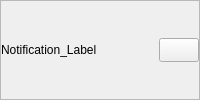
           <widget class="QWidget" name="notificationWiget" native="true">
            <property name="maximumSize">
             <size>
              <width>16777215</width>
              <height>16777215</height>
             </size>
            </property>
            <property name="sizeIncrement">
             <size>
              <width>0</width>
              <height>40</height>
             </size>
            </property>
            <layout class="QVBoxLayout" name="verticalLayout_notificationWiget">
             <property name="spacing">
              <number>0</number>
             </property>
             <property name="leftMargin">
              <number>0</number>
             </property>
             <property name="topMargin">
              <number>0</number>
             </property>
             <property name="rightMargin">
              <number>0</number>
             </property>
             <property name="bottomMargin">
              <number>0</number>
             </property>
             <item>
              <widget class="QFrame" name="notificationFrame">
               <property name="maximumSize">
                <size>
                 <width>16777215</width>
                 <height>16777215</height>
                </size>
               </property>
               <property name="frameShape">
                <enum>QFrame::StyledPanel</enum>
               </property>
               <property name="frameShadow">
                <enum>QFrame::Raised</enum>
               </property>
               <layout class="QHBoxLayout" name="horizontalLayout_notificationFrame">
                <property name="spacing">
                 <number>0</number>
                </property>
                <property name="leftMargin">
                 <number>0</number>
                </property>
                <property name="topMargin">
                 <number>0</number>
                </property>
                <property name="rightMargin">
                 <number>0</number>
                </property>
                <property name="bottomMargin">
                 <number>0</number>
                </property>
                <item>
                 <widget class="QLabel" name="notificationLabel">
                  <property name="sizePolicy">
                   <sizepolicy hsizetype="Expanding" vsizetype="Preferred">
                    <horstretch>0</horstretch>
                    <verstretch>0</verstretch>
                   </sizepolicy>
                  </property>
                  <property name="text">
                   <string>Notification_Label</string>
                  </property>
                  <property name="wordWrap">
                   <bool>true</bool>
                  </property>
                 </widget>
                </item>
                <item alignment="Qt::AlignRight">
                 <widget class="QPushButton" name="clearNotificationBtn">
                  <property name="sizePolicy">
                   <sizepolicy hsizetype="Minimum" vsizetype="Minimum">
                    <horstretch>0</horstretch>
                    <verstretch>0</verstretch>
                   </sizepolicy>
                  </property>
                  <property name="minimumSize">
                   <size>
                    <width>0</width>
                    <height>0</height>
                   </size>
                  </property>
                  <property name="maximumSize">
                   <size>
                    <width>16777215</width>
                    <height>24</height>
                   </size>
                  </property>
                  <property name="toolTip">
                   <string>Hide Current Notification</string>
                  </property>
                  <property name="text">
                   <string/>
                  </property>
                  <property name="icon">
                   <iconset resource="res.qrc">
                    <normaloff>:/icons/icons/x-square.svg</normaloff>:/icons/icons/x-square.svg</iconset>
                  </property>
                  <property name="iconSize">
                   <size>
                    <width>20</width>
                    <height>20</height>
                   </size>
                  </property>
                 </widget>
                </item>
               </layout>
              </widget>
             </item>
            </layout>
           </widget>
